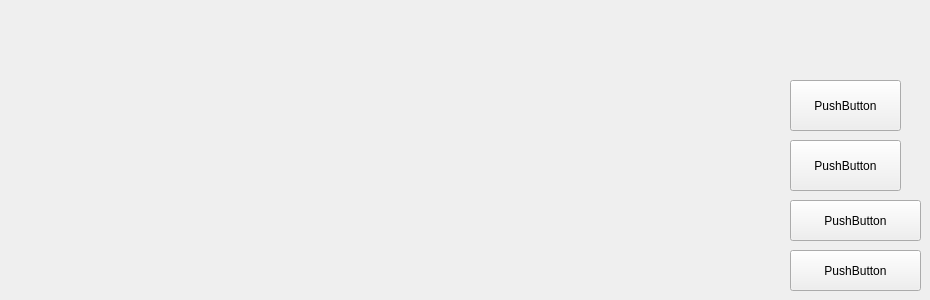
      <widget class="QWidget" name="tab_5">
       <attribute name="title">
        <string>Probing</string>
       </attribute>
       <widget class="QPushButton" name="pushButton_9">
        <property name="geometry">
         <rect>
          <x>790</x>
          <y>80</y>
          <width>111</width>
          <height>51</height>
         </rect>
        </property>
        <property name="text">
         <string>PushButton</string>
        </property>
        <property name="icon">
         <iconset>
          <normaloff>icons/axes.png</normaloff>icons/axes.png</iconset>
        </property>
        <property name="iconSize">
         <size>
          <width>36</width>
          <height>36</height>
         </size>
        </property>
       </widget>
       <widget class="QPushButton" name="pushButton_11">
        <property name="geometry">
         <rect>
          <x>790</x>
          <y>200</y>
          <width>131</width>
          <height>41</height>
         </rect>
        </property>
        <property name="text">
         <string>PushButton</string>
        </property>
        <property name="icon">
         <iconset>
          <normaloff>icons/axis-y.png</normaloff>icons/axis-y.png</iconset>
        </property>
        <property name="iconSize">
         <size>
          <width>50</width>
          <height>50</height>
         </size>
        </property>
       </widget>
       <widget class="QPushButton" name="pushButton_12">
        <property name="geometry">
         <rect>
          <x>790</x>
          <y>250</y>
          <width>131</width>
          <height>41</height>
         </rect>
        </property>
        <property name="text">
         <string>PushButton</string>
        </property>
        <property name="icon">
         <iconset>
          <normaloff>icons/axis-z.png</normaloff>icons/axis-z.png</iconset>
        </property>
        <property name="iconSize">
         <size>
          <width>50</width>
          <height>50</height>
         </size>
        </property>
       </widget>
       <widget class="QPushButton" name="pushButton_8">
        <property name="geometry">
         <rect>
          <x>790</x>
          <y>140</y>
          <width>111</width>
          <height>51</height>
         </rect>
        </property>
        <property name="text">
         <string>PushButton</string>
        </property>
        <property name="icon">
         <iconset>
          <normaloff>icons/z-disabled.png</normaloff>icons/z-disabled.png</iconset>
        </property>
        <property name="iconSize">
         <size>
          <width>36</width>
          <height>36</height>
         </size>
        </property>
       </widget>
      </widget>
